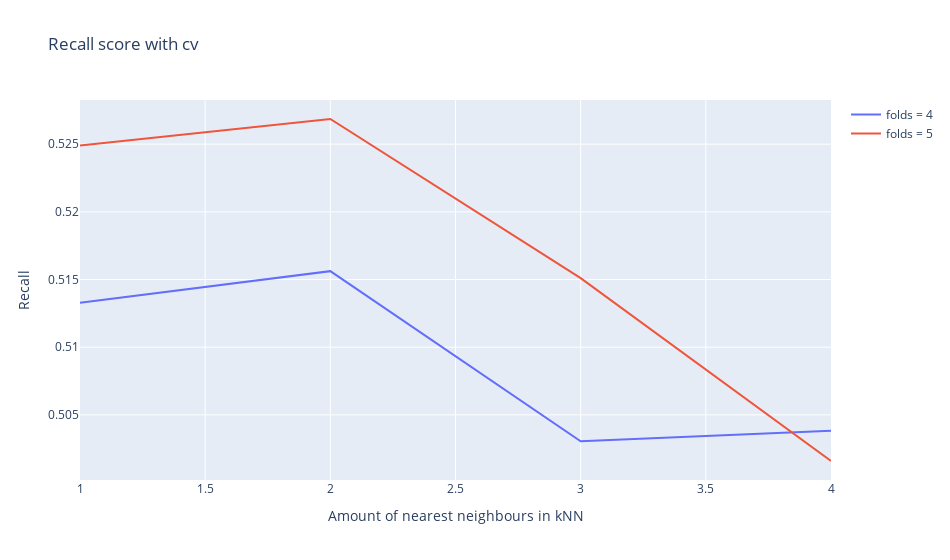

Notebook code for this chart:
### Code cell
fig= go.Figure() 
for ind, fold in enumerate(amount_folds):
    fig.add_scatter(x=np.array(amount_k), y=result_rec[ind], mode="lines", name =f"folds = {fold}")
fig.update_layout(width=950, title="Recall score with cv", 
                  xaxis_title="Amount of nearest neighbours in kNN", yaxis_title="Recall") 
fig.show()

### Figure 1 — Plotly figure (JSON) as saved in the notebook; plotly's stock layout.template omitted (floating-point values rounded to 4 significant figures)
{"data": [{"mode": "lines", "name": "folds = 4", "type": "scatter", "x": [1, 2, 3, 4], "y": [0.5133, 0.5156, 0.503, 0.5038]}, {"mode": "lines", "name": "folds = 5", "type": "scatter", "x": [1, 2, 3, 4], "y": [0.5249, 0.5269, 0.5151, 0.5016]}], "layout": {"title": {"text": "Recall score with cv"}, "width": 950, "xaxis": {"title": {"text": "Amount of nearest neighbours in kNN"}}, "yaxis": {"title": {"text": "Recall"}}}}
